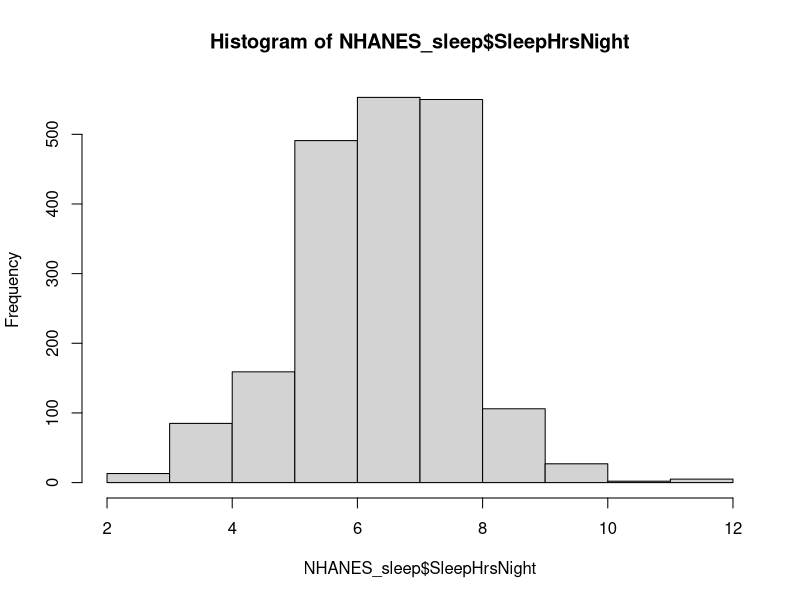
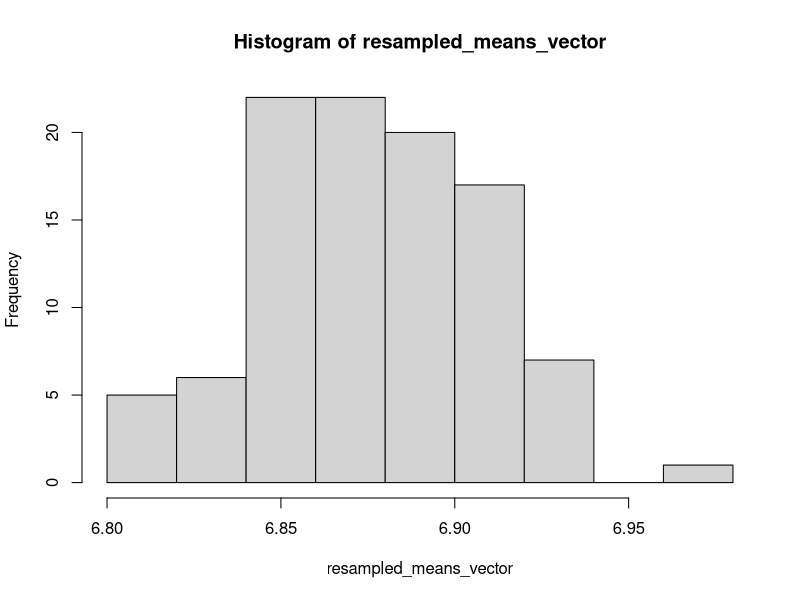
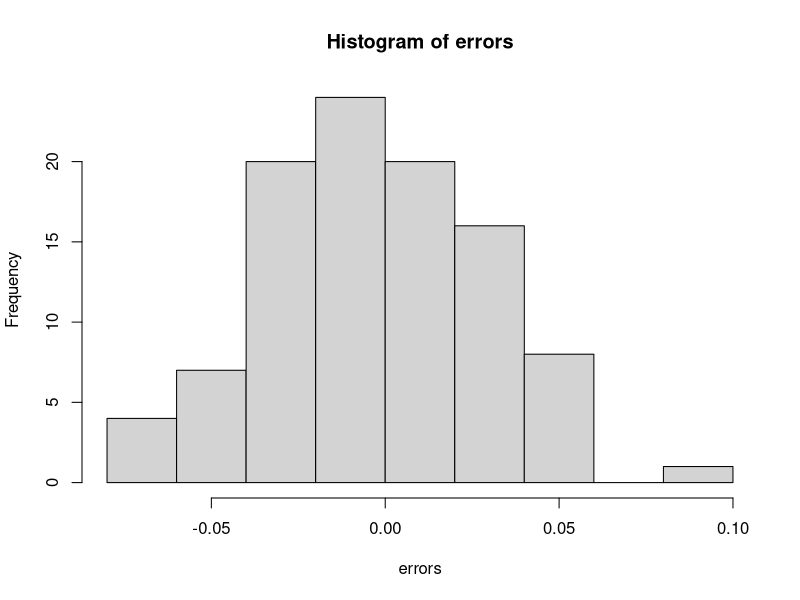

Here is the R script that generated these plots, in order: (Note: this script raises an error after producing the figures.)
## ---- chunk 1
install.packages("boot")

library(tidyverse)
library(boot)
## ---- chunk 2
NHANES_sleep <- read.csv("NHANES_sleep.csv")
View(NHANES_sleep)
names(NHANES_sleep)
## ---- chunk 3
hist(NHANES_sleep$SleepHrsNight)
## ---- chunk 4
sample_mean <- mean(NHANES_sleep$SleepHrsNight, na.rm = TRUE)
sample_mean
## ---- chunk 5
resample <- sample(NHANES_sleep$SleepHrsNight, size=nrow(NHANES_sleep), replace = TRUE)
resample_mean <- mean(resample)
resample_mean
## ---- chunk 6
sampling_error <- sample_mean - resample_mean
sampling_error
sampling_error*60 # time in minutes (approx)
## ---- chunk 7
resampled_means_vector <- c()

iterations <- 100

for (i in 1:iterations) {
  resample <- sample(NHANES_sleep$SleepHrsNight, 
                     size=nrow(NHANES_sleep),  # size should be identical to original data
                     replace = TRUE)           # sample with replacement
  resample_mean <- mean(resample)
  resampled_means_vector[i] <- resample_mean
}

hist(resampled_means_vector)
mean(resampled_means_vector)
## ---- chunk 8
errors <-  resampled_means_vector - sample_mean
hist(errors)
mean(errors)
mean(errors)*60 # time in minutes (approx)
## ---- chunk 9
# subset the data for female respondents
gender_f <- 
  
# calculate the sample size for bootstrapping
size <- 

# run the bootstrap
iterations <- 100
resampled_means_vector <- c()

for (i in 1:iterations) {
  # your code here
  resample <- sample() # fill with appropriate input parameters
  
  resample_mean <- mean(resample)
  resampled_means_vector[i] <- resample_mean
}

# bootstrap resample results
hist(resampled_means_vector)
mean(resampled_means_vector)
## ---- chunk 10

my_boot_statistic <- function(data, indices) {
  return(mean(data[indices]))
}

boot_results <- boot(data = NHANES_sleep$SleepHrsNight,
                     statistic = my_boot_statistic,
                     R = 100)
## ---- chunk 11
my_boot_statistic <- function() {
  
}
## ---- chunk 12
str(boot_results)
## ---- chunk 13
# method 1
hist(boot_results$t)

# method 2
plot(boot_results)
## ---- chunk 14
hist(NHANES_sleep$Age)

# estimate mean age with bootstrap resamples
my_boot_statistic <- function(data, indices) {
  return(mean(data[indices]))
}

# boot strap with 25 resamples
boot_results <- boot(data = NHANES_sleep$Age,
                     statistic = my_boot_statistic,
                     R = 25)

plot(boot_results)
## ---- chunk 15
# boot strap with 250 resamples
boot_results <- boot(data = NHANES_sleep$Age,
                     statistic = my_boot_statistic,
                     R = 250)

plot(boot_results)
## ---- chunk 16
View(iris)
names(iris)
## ---- chunk 17
# step 1 - define your statistic of interest
my_boot_statistic <- function() {
  
}

# step 2 - boot strap with R resamples
boot_results <- boot(data = ,
                     statistic = ,
                     R = )

# step 3 - plot the diagnostic plots
plot(boot_results)


# step 4 - change the R value if needed and plot results again
boot_results <- boot(data = ,
                     statistic = ,
                     R = )
plot(boot_results)
## ---- chunk 18
boot.ci(boot.out = boot_results,  # the boot function output
        conf = 0.95, # alpha / level of confidence
        type = "all") # method chosen to calculate the C.I.
## ---- chunk 19
ci <- boot.ci(boot.out = boot_results,  # the boot function output
        conf = 0.95, # (1-alpha) or level of confidence
        type = "perc") # method chosen to calculate the C.I.

str(ci)
## ---- chunk 20
# step 1 - define your statistic of interest
my_boot_statistic <- function(){
  
}

# step 2 - get the boot result object


# step 3 - calculate the confidence intervals using the boot results object


## ---- chunk 21
hist(NHANES_sleep$SleepHrsNight)

# estimate mean age with bootstrap resamples
my_boot_statistic <- function(data, indices) {
  resampled_data <- data[indices]
  return(min(resampled_data))
}

# boot strap with 100 resamples
boot_results <- boot(data = NHANES_sleep$SleepHrsNight,
                     statistic = my_boot_statistic,
                     R = 100)

plot(boot_results)
## ---- chunk 22
# subset the data for female respondents
gender_f <- NHANES_sleep[NHANES_sleep$Gender=="female",]
  
# calculate the sample size for bootstrapping
size <- nrow(gender_f)

# run the bootstrap
iterations <- 100
resampled_means_vector <- c()

for (i in 1:iterations) {
  # your code here
  resample <- sample(gender_f$Age, size, replace = TRUE) 

  resample_mean <- mean(resample)
  resampled_means_vector[i] <- resample_mean
}

# bootstrap resample results
hist(resampled_means_vector)
mean(resampled_means_vector)
## ---- chunk 23
my_boot_statistic <- function(data, indices) {
  resampled_data <- data[indices,]
  corr_value <- cor(resampled_data$SleepHrsNight, resampled_data$Age)
  return(corr_value)
}

# Bonus: let's see this function in action
results <- boot(data = NHANES_sleep, 
                statistic = my_boot_statistic, 
                R = 100)
results
## ---- chunk 24
# step 1 - define your statistic of interest - we did something similar in exercise 2
my_boot_statistic <- function(data, indices) {
  resampled_data <- data[indices,]
  corr_value <- cor(resampled_data$Sepal.Length, resampled_data$Petal.Length)
  return(corr_value)
}

# step 2 - boot strap with R resamples
boot_results <- boot(data = iris[iris$Species=="setosa",],
                     statistic = my_boot_statistic,
                     R = 100)

# step 3 - plot the diagnostic plots
plot(boot_results)
boot_results

# step 4 - change the R value if needed and plot results again
boot_results <- boot(data = iris[iris$Species=="setosa",],
                     statistic = my_boot_statistic,
                     R = 1000)
plot(boot_results)
boot_results
## ---- chunk 25
# step 1 - define your statistic of interest
my_boot_statistic <- function(data, indices){
  resampled_data <- data[indices,]
  
  mean_sleephrs_male <- mean(resampled_data[resampled_data$Gender=="male",]$SleepHrsNight)
  mean_sleephrs_female <- mean(resampled_data[resampled_data$Gender=="female",]$SleepHrsNight)
  
  diff <- mean_sleephrs_male - mean_sleephrs_female
  return(diff)
}

# step 2 - get the boot result object
boot_results <- boot(NHANES_sleep, my_boot_statistic, R = 1000)

# step 3 - calculate the confidence intervals using the boot results object
boot.ci(boot_results, conf = 0.90, type = "perc")
